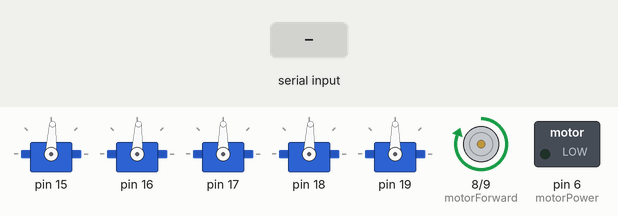
Simulated run of this sketch. Board: Arduino Uno, built with avr-gcc and run on an emulated ATmega328P. On the bench: 5 × servo, motor-driver pin pairs drawn as motors (green arrow = first pin HIGH = forward, orange = second pin HIGH = backward, longer = more drive), switched loads named in the sketch (green lamp = pin HIGH). Inputs (shaded band) come from the test bench.

Above: at 3.2 s.
3.3 s: "1" received over Serial
At 3.9 s:
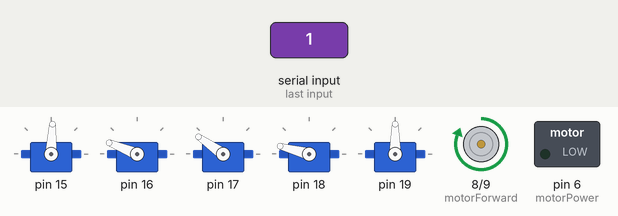
4.8 s: "2" received over Serial
At 6.0 s:
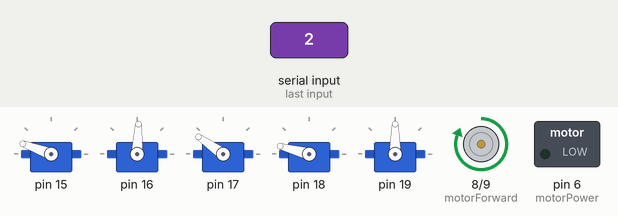
6.3 s: "3" received over Serial
At 7.4 s:
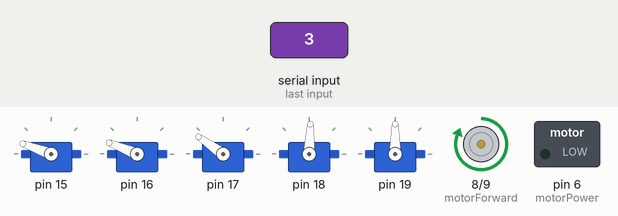
7.8 s: "4" received over Serial
At 8.6 s:
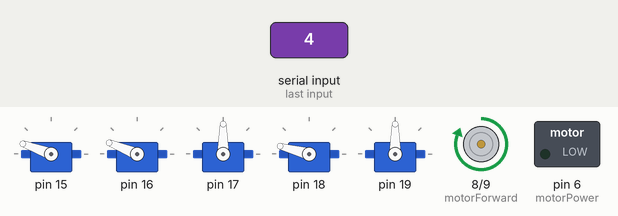
9.3 s: "5" received over Serial
At 9.7 s:
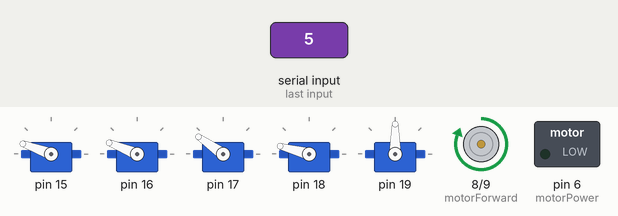
Timing chart, 0 to 11.8 s (numbered marks = the images above; inputs shaded):
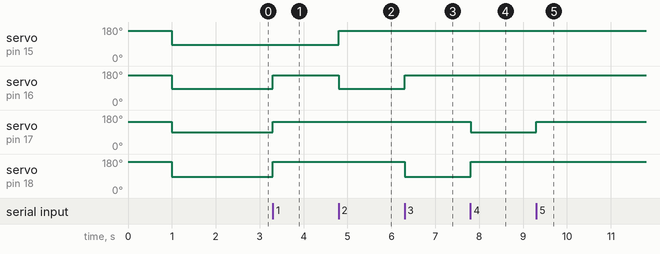

The sketch:

MagicCardSorter.ino
```cpp
#include <Servo.h>

Servo servo[8];
#define motorPower 6
#define motorForward 8
#define motorBackward 9

int incomingByte = 0;   // for incoming serial data


int pos = 0;

void setup() {
  Serial.begin(9600);

  for (int i = 0; i < 5; i ++) {
    servo[i].attach(i + 15);
  }
  pinMode(motorPower, OUTPUT);
  pinMode(motorForward, OUTPUT);
  pinMode(motorBackward, OUTPUT);

//  moveAllServos(160);
  closeAllBins();
  delay(1000);
  servo1Drop();
  servo2Drop();
  servo3Drop();
  servo4Drop();
  delay(1000);
//  openBin1();
//  delay(1000);
//  openBin2();
//  delay(1000);
//  openBin3();
//  delay(1000);
//  openBin4();
//  delay(1000);
  //closeAllBins();
//  servo[0].write(10);
  digitalWrite(motorForward, HIGH);
  digitalWrite(motorBackward, LOW);
 // analogWrite(motorPower, 0); // can be from 0 - 255
//  launchCard();
}

void loop() {
  if (Serial.available()) {
    // read the incoming byte:
    incomingByte = Serial.read();

    if (incomingByte == 49) {
      sendToBin1();
    }
    if (incomingByte == 50) {
      sendToBin2();
    }
    if (incomingByte == 51) {
      sendToBin3();
    }
    if (incomingByte == 52) {
      sendToBin4();
    }
    if (incomingByte == 53) {
      sendToBin5();
    }
  }


  delay(100);
  //moveDCMotor(255, "backward");
   //servo[0].write(20);
}

void moveDCMotor(int power, String orientation) {
  if ( orientation == "forward" ) {
    digitalWrite(motorBackward, LOW);
    digitalWrite(motorForward, HIGH);
  }
  if ( orientation == "backward" ) {
    digitalWrite(motorForward, LOW);
    digitalWrite(motorBackward, HIGH);
  }
}

void stopDCMotor() {
  digitalWrite(motorForward, LOW);
  digitalWrite(motorBackward, LOW);
}

void launchCard() {
  moveDCMotor(255, "forward");
  delay(300);
  stopDCMotor();
  delay(500);
}

void moveAllServos(int pos) {
  for (int i = 0; i < 5; i ++) {
    servo[i].write(pos);
  }
}

void servo1Close() {
  servo[0].write(160);
}

void servo2Close() {
  servo[1].write(158);
}

void servo3Close() {
  servo[3].write(165);
}

void servo4Close() {
  servo[2].write(145);
}

void servo1Drop() {
  servo[0].write(87);
}

void servo2Drop() {
  servo[1].write(87);
}

void servo3Drop() {
  servo[3].write(87);
}

void servo4Drop() {
  servo[2].write(90);
}

void openBin1() {
  servo1Drop();
  servo2Close();
  servo3Close();
  servo4Close();
}

void openBin2() {
  servo1Close();
  servo2Drop();
  servo3Close();
  servo4Close();
}

void openBin3() {
  servo1Close();
  servo2Close();
  servo3Drop();
  servo4Close();
}

void openBin4() {
  servo1Close();
  servo2Close();
  servo3Close();
  servo4Drop();
}

void closeAllBins() {
  servo1Close();
  servo2Close();
  servo3Close();
  servo4Close();
}

void sendToBin1() {
  openBin1();
}

void sendToBin2() {
  openBin2();
}

void sendToBin3() {
  openBin3();
}

void sendToBin4() {
  openBin4();
}

void sendToBin5() {
  closeAllBins();
}
```

Measured:
- after the input at 3.3 s, servo on pin 16: 87° → 158° at once; servo on pin 17: 90° → 145° at once; servo on pin 18: 87° → 165° at once
- after the input at 4.8 s, servo on pin 15: 87° → 160° at once; servo on pin 16: 158° → 87° at once
- after the input at 6.3 s, servo on pin 16: 87° → 158° at once; servo on pin 18: 165° → 87° at once
- after the input at 7.8 s, servo on pin 17: 145° → 90° at once; servo on pin 18: 87° → 165° at once
- after the input at 9.3 s, servo on pin 17: 90° → 145° at once
